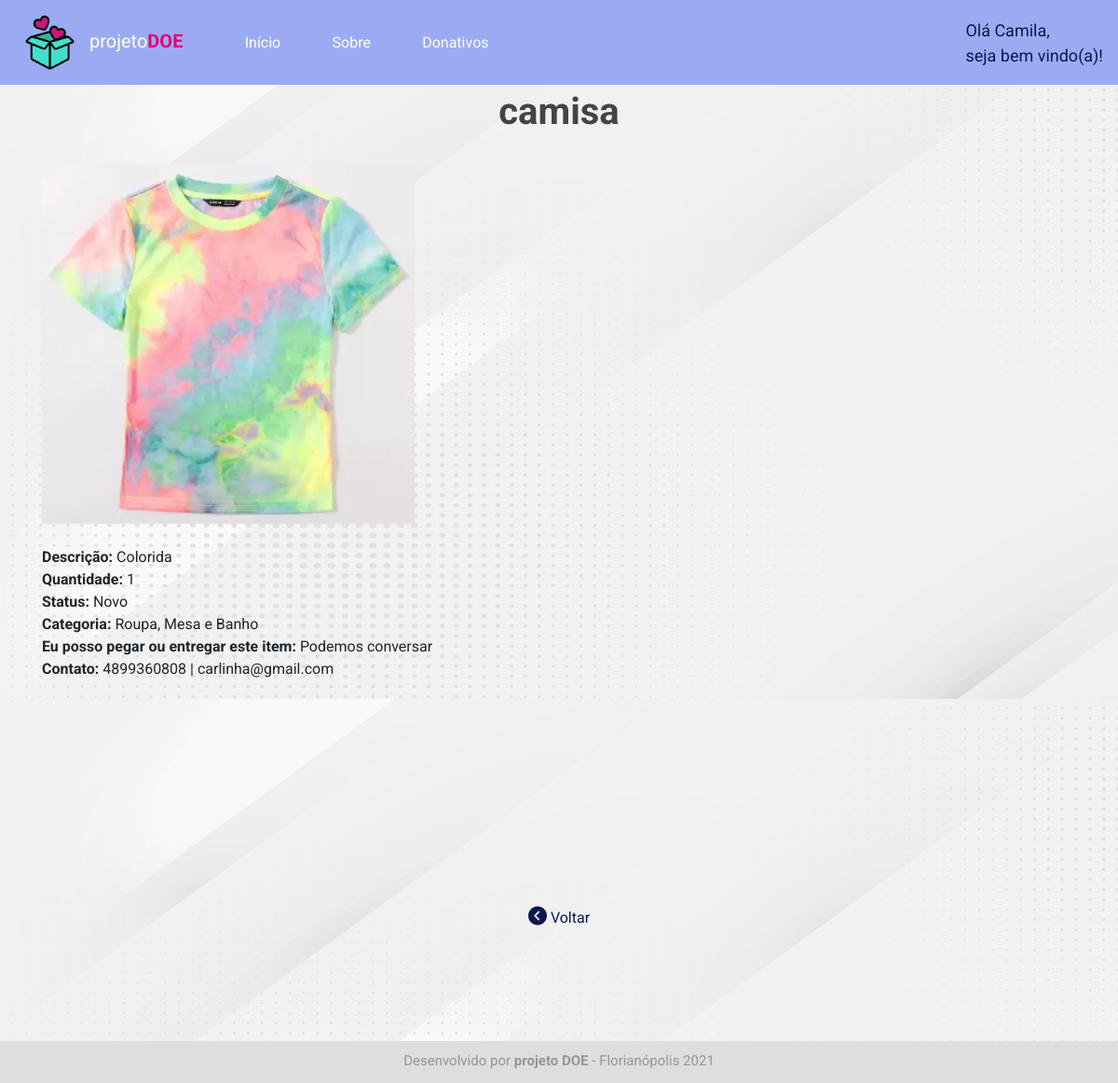
The page /visualizar-donativo.php?id_donativo=76 (signed in) on the database its author committed.
### tables this page shows
CREATE TABLE IF NOT EXISTS `tb_user` (
  `nome` varchar(60) NOT NULL,
  `sobrenome` varchar(60) NOT NULL,
  `cep` varchar(8) NOT NULL,
  `email` varchar(60) NOT NULL,
  `telefone` varchar(24) NOT NULL,
  `senha` varchar(64) NOT NULL,
  `dica` varchar(60) NOT NULL,
  PRIMARY KEY (`email`),
  UNIQUE KEY `email` (`email`)
);

CREATE TABLE IF NOT EXISTS `tb_donativo` (
  `id_donativo` int(11) NOT NULL AUTO_INCREMENT,
  `nome_donativo` varchar(80) NOT NULL,
  `descricao_donativo` varchar(300) NOT NULL,
  `qtdeItem` int(11) NOT NULL,
  `entregaSouN` varchar(80) NOT NULL,
  `novo_usado` varchar(80) NOT NULL,
  `fotoDonativo` varchar(60) NOT NULL,
  `email` varchar(60) NOT NULL,
  `id_categoria` int(11) NOT NULL,
  PRIMARY KEY (`id_donativo`),
  KEY `fk_email` (`email`),
  KEY `fk_id_categoria` (`id_categoria`),
  KEY `id_donativo` (`id_donativo`)
);

### verifica_login.php (called while the page is built, shortened)
<?php
include "connect.php";
$em = isset($_SESSION["email_user"])?$_SESSION["email_user"]:"";
$se = isset($_SESSION["senha_user"])?$_SESSION["senha_user"]:"";
if($em != "" && $se != "") {
    $dados = mysqli_query($link,"select * from tb_user WHERE email = '$em'");
    while($d = mysqli_fetch_array($dados)){
        $nome_logado = $d['nome'];
    }
} else {
    header('Location: login.php?Usuario_senha_Incorreta');
}
?>

### visualizar-donativo.php (the view, shortened to what this page needs)
<?php
    $id_don = filter_input(INPUT_GET, "id_donativo", FILTER_SANITIZE_NUMBER_INT);
    include "cabecalho2.inc.php";
    $entrega["S"] = "Sim"; $entrega["N"] = "Não"; $entrega["SN"] = "Podemos conversar";
    $categoria[1] = "Roupa, Mesa e Banho"; $categoria[2] = "Calçados"; $categoria[3] = "Produtos de Higiene"; $categoria[4] = "Brinquedos";
    $categoria[5] = "Móveis e Eletrodomésticos"; $categoria[6] = "Utensílios"; $categoria[7] = "Eletrônicos"; $categoria[8] = "Itens infantis";
    $categoria[9] = "Alimentos/Cesta Básica"; $categoria[10] = "Materiais de Construção"; $categoria[11] = "Outros";
?>
	<body>
        <div class="container" style="margin-top: 8%;">
            <div id="minhaconta">
                <?php
                    $select = "SELECT don.nome_donativo, don.fotoDonativo, don.descricao_donativo, don.qtdeItem, don.novo_usado, don.id_categoria, don.entregaSouN, don.email,
                                users.telefone, users.email, users.cep
                                FROM tb_donativo don
                                LEFT JOIN tb_user AS users ON users.email=don.email
                                WHERE id_donativo = $id_don
                                LIMIT 1";
                    $qr = mysqli_query($link, $select);
                    $linha = mysqli_fetch_array($qr);
                ?>
                <h2 class="main-title"><strong> <?php echo $linha['nome_donativo']; ?> </strong></h2>
            </div>
            <br>
            <div class="barra-lateral-dados">
                        <img src="<?php echo 'produtos/imgProduto/'?><?php echo $linha['email']?><?php echo '/'?><?php echo $linha['fotoDonativo'];?>" width="400" alt="" /><br><br>
                        <strong> Descrição: </strong> <?php echo $linha['descricao_donativo']; ?><br>
                        <strong> Quantidade: </strong> <?php echo $linha['qtdeItem']; ?><br>
                        <strong> Status: </strong> <?php echo $linha['novo_usado']; ?><br>
                        <strong> Categoria: </strong> <?php echo $categoria[$linha['id_categoria']]; ?><br>
                        <strong> Eu posso pegar ou entregar este item: </strong> <?php echo $entrega[$linha['entregaSouN']]; ?><br>
                        <strong> Contato: </strong><?php echo $linha['telefone']; ?> | <?php echo $linha['email']; ?><br>
</div>
            </div>
            <br><br><br><br><br><br><br>
        <div class="voltar">
              <i class="fas fa-chevron-circle-left "></i>
              <a href="minha-conta.php">Voltar</a>
            </div>
			<br>
</body>
<footer style="margin-top:8%">
     <p>Desenvolvido por <b>projeto DOE</b> - Florianópolis 2021</p>
</footer>
</html>

### cabecalho2.inc.php (shortened to what this page needs)
<?php
include "verifica_login.php";
?>
<head>
    <link rel="stylesheet" href="https://stackpath.bootstrapcdn.com/bootstrap/4.4.1/css/bootstrap.min.css">
    <link rel="stylesheet" href="css/estilo.css">
<head>
    <header>
 <div class="container" id="nav-container">
      <nav class="navbar navbar-expand-lg fixed-top navbar-dark">
        <a class="navbar-brand" href="index.php">
          <img id="logo" src="imagem/logoazul.png" alt="projeto"> projeto<b><font color="#DF0174">DOE</font></b>
        </a>
        <div class="collapse navbar-collapse justify-content-top" id="navbar-links">
          <div class="navbar-nav">
            <a class="nav-item nav-link" id="inicio-menu" href="index.php">Início</a>
            <a class="nav-item nav-link" id="sobre-menu" href="sobre.php">Sobre</a>
            <a class="nav-item nav-link" id="donativos-menu" href="donativos.php">Donativos</a>
          </div>
        </div>
    <?php
        echo "
        <div class=service box id=destaque> Olá $nome_logado,<br>
        seja bem vindo(a)!
        </div>";
    ?>
      </nav>
    </div>
</header>

### css/estilo.css (style rules this page uses)
* { margin: 0; padding:0; box-sizing: border-box; font-family: 'Roboto', sans-serif }
body { background-image: url("../imagem/wallpaper4.jpg"); background-size: 1550px 750px; }
.container { margin-bottom: 75px; }
header, .navbar { background-color: #9babf3; }
#nav-container { padding-top: 0; padding-bottom: 0; }
#logo { width: 75px; }
#navbar-links a { color: #FFF; padding: 5px; margin-left: 25%; }
.navbar-expand-lg .navbar-nav .nav-link { padding: 1rem .8rem; }
.container .main-title { font-size: 40; text-align: center; margin-top: 2%; color: #444; }
footer { color: rgb(151, 149, 149); text-align: center; background-color: rgb(223, 221, 221); font-size: 15px; height: 45px; position:absolute; width: 100%; padding: 10px; }
.voltar { text-align: center; }
.voltar i { text-decoration: none; font-size: 20px; color: #0b174d; }
.voltar a { color: #0b174d; }
#destaque { font-size: 18px; color: #0b174d; }

### rows shown on the page
tb_user: nome "Camila"
tb_donativo: nome_donativo "camisa", fotoDonativo.email (picture), descricao_donativo "Colorida", qtdeItem "1", novo_usado "Novo", id_categoria "Roupa, Mesa e Banho", entregaSouN "Podemos conversar", tb_user.telefone "4899360808", tb_user.email "carlinha@gmail.com"
